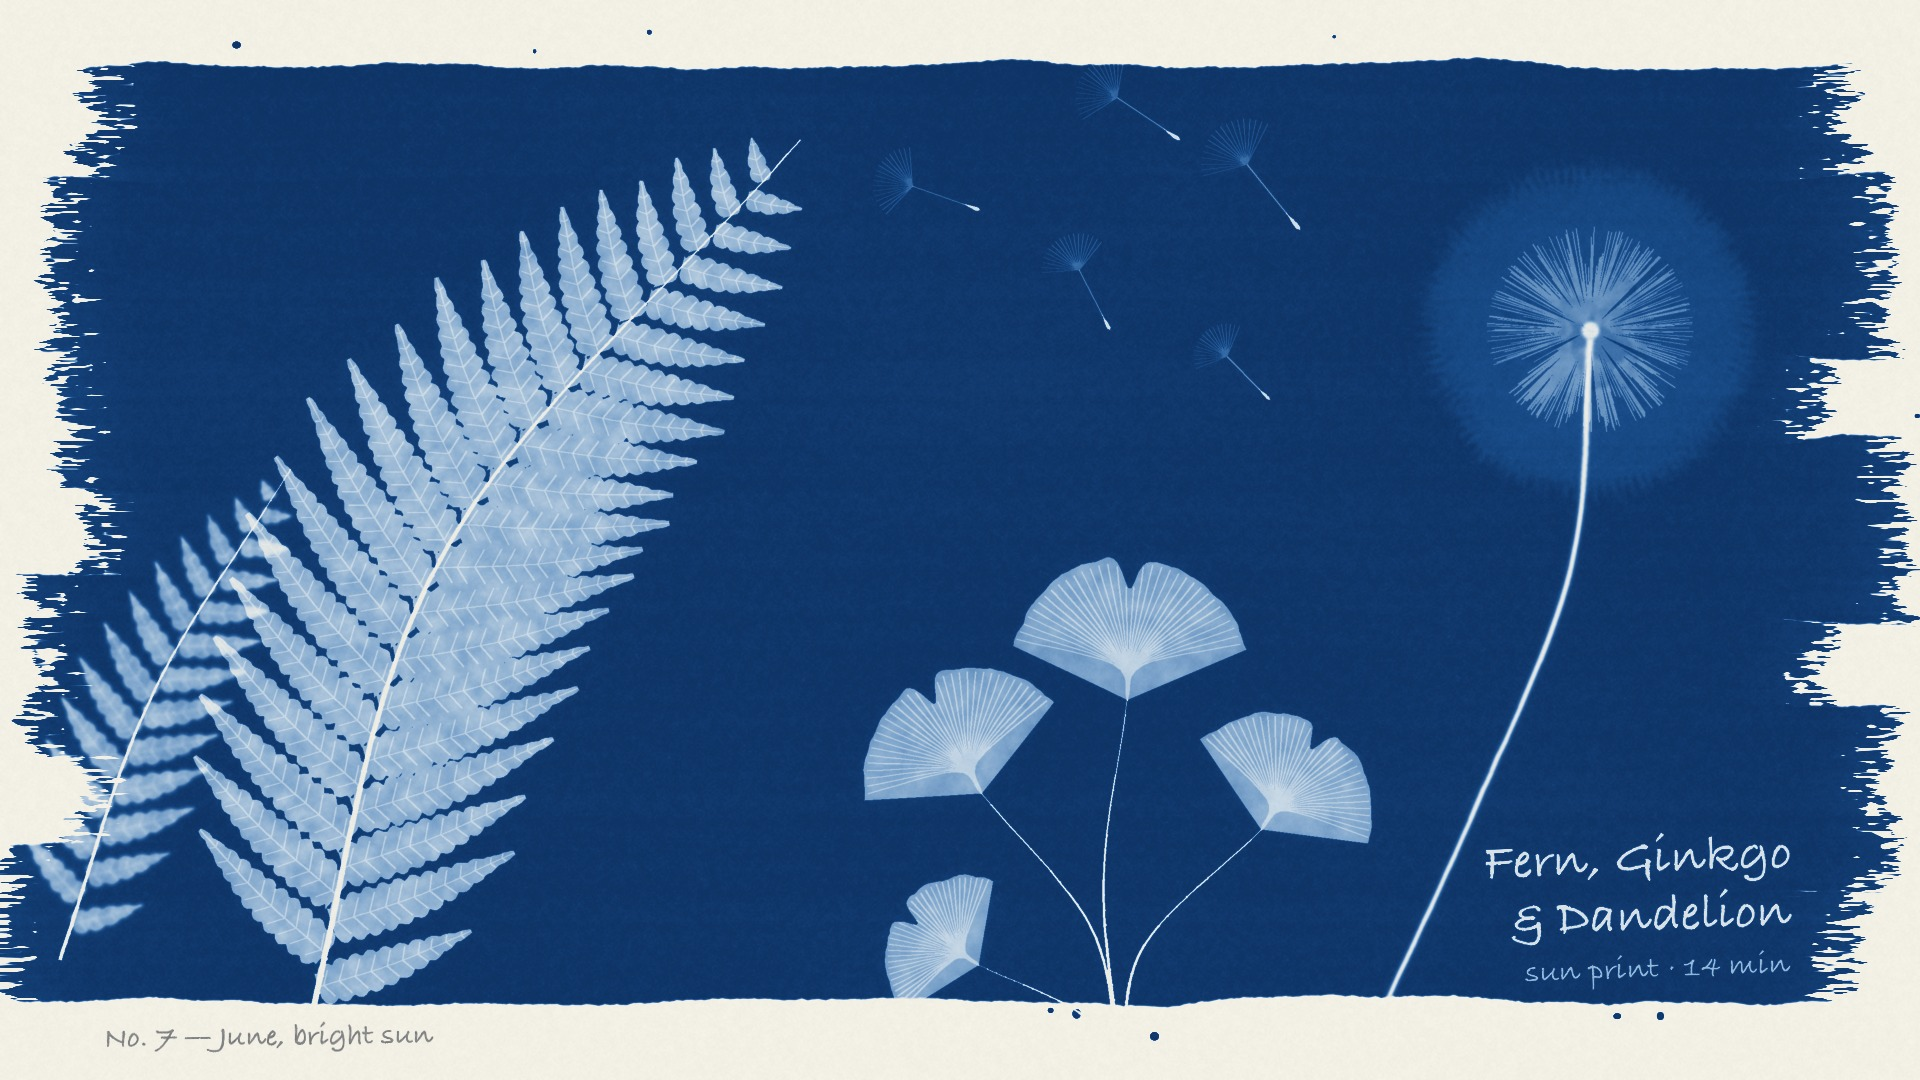

The Python source for this figure:
"""Example (cyanotype): Sun Print Botanicals / 蓝晒植物 — a photogram in the spirit of Anna Atkins:
a fern frond, a sprig of ginkgo leaves and a dandelion clock laid on brushed Prussian-blue emulsion.
Thin leaves let a little light through (pale body, whiter veins), dandelion fluff stands off the paper
(soft penumbra), white handwriting printed in, a pencil note on the margin. No image model.
python3 cyanotype_botanicals.py [out.png] [--stages DIR]
"""
import os, sys
sys.path.insert(0, os.path.join(os.path.dirname(os.path.abspath(__file__)), '..', 'lib'))
import numpy as np
from cyanotype import Cyanotype
from core import spline, fbm1d

out = sys.argv[1] if len(sys.argv) > 1 and not sys.argv[1].startswith('--') else 'cyanotype_botanicals.png'
stages = sys.argv[sys.argv.index('--stages') + 1] if '--stages' in sys.argv else None

cy = Cyanotype(1920, 1080, seed=1842)
rng = cy.rng
W, H = cy.W, cy.H
cy.coat(96, 64, 1826, 1000)
cy.stage('coated')


def along(P, s):
    """point and unit tangent at arc-length fraction s of polyline P"""
    seg = np.linalg.norm(np.diff(P, axis=0), axis=1); cum = np.concatenate([[0], np.cumsum(seg)])
    d = s * cum[-1]; i = min(len(seg) - 1, int(np.searchsorted(cum, d) - 1)); i = max(i, 0)
    t = (d - cum[i]) / (seg[i] + 1e-6)
    p = P[i] + (P[i + 1] - P[i]) * t
    u = (P[i + 1] - P[i]) / (seg[i] + 1e-6)
    return p, u


# ---- fern frond: rachis, alternating pinnae, each pinna a midrib with blunt pinnules
def fern(base, ctrl, tip, lmax, n_pairs, seed):
    """a pinnate frond: alternating pinnae, each one continuous blade with a scalloped (lobed) margin"""
    r = np.random.default_rng(seed)
    rachis = spline([base, ctrl, tip], 30)
    blades, ribs = [], []
    for k in range(n_pairs * 2):
        s = 0.07 + 0.9 * (k / (n_pairs * 2)) ** 0.92
        side = 1 if k % 2 == 0 else -1
        p, u = along(rachis, s)
        nrm = np.array([-u[1], u[0]]) * side
        L = lmax * np.sin(np.pi * (0.14 + 0.86 * s)) ** 0.7 * (1.1 - s * 0.35) * r.uniform(0.94, 1.04)
        out_dir = nrm * 0.9 + u * 0.42; out_dir /= np.linalg.norm(out_dir)
        bend = u * L * 0.16
        rib = spline([p, p + out_dir * L * 0.5 + bend * 0.3, p + out_dir * L + bend], 12)
        n = 60
        t = np.linspace(0, 1, n)
        seg = np.linalg.norm(np.diff(rib, axis=0), axis=1); cum = np.concatenate([[0], np.cumsum(seg)])
        pts = np.stack([np.interp(t * cum[-1], cum, rib[:, 0]), np.interp(t * cum[-1], cum, rib[:, 1])], 1)
        tg = np.gradient(pts, axis=0); tg /= np.linalg.norm(tg, axis=1, keepdims=True) + 1e-6
        nm = np.stack([-tg[:, 1], tg[:, 0]], 1)
        lobes = max(3, L / 15)
        wmax = min(30, 7 + L * 0.13)
        half = wmax * (0.62 + 0.38 * np.sin(np.pi * np.clip(t * 1.15, 0, 1)) ** 0.5) * np.sqrt(np.clip(1 - t, 0, 1) + 0.02)
        scallop = 0.7 + 0.3 * np.abs(np.sin(np.pi * lobes * t)) ** 0.6
        left = pts + nm * (half * scallop)[:, None]
        right = pts - nm * (half * np.roll(scallop, 1))[:, None]
        blades.append(np.vstack([left, right[::-1]]))
        ribs.append(rib)
        for j in range(int(lobes)):                             # a faint vein into every lobe
            tj = (j + 0.5) / lobes
            i = min(n - 1, int(tj * (n - 1)))
            for sd in (1, -1):
                ribs.append([tuple(pts[i]), tuple(pts[i] + (nm[i] * sd * 0.85 + tg[i] * 0.5) * half[i] * 0.8)])
    return rachis, blades, ribs


rachis, leaflets, ribs = fern((300, 1060), (440, 560), (800, 140), 215, 19, 3)
cy.place(cy.shapes(leaflets), opacity=0.88, texture=0.16)
cy.place(cy.lines(ribs, 1.6), opacity=0.5)
cy.line(rachis, 6.5, opacity=1.0, taper=True)
r2, l2, rb2 = fern((60, 960), (150, 700), (290, 470), 95, 12, 8)                     # a young frond behind it
cy.place(cy.shapes(l2), opacity=0.86, texture=0.18, lift=1.0)
cy.place(cy.lines(rb2, 1.3), opacity=0.45, lift=1.0)
cy.line(r2, 4, opacity=1.0, taper=True)
cy.stage('fern')


# ---- ginkgo sprig: fan-shaped bilobed leaves with fine radiating veins on long petioles
def ginkgo(px, py, ang, R, span=2.3, notch=0.22, seed=0):
    r = np.random.default_rng(seed)
    th = np.linspace(-span / 2, span / 2, 90)
    wav = 1 + 0.035 * fbm1d(90, 8, 3, seed)
    rad = R * (1 - notch * np.exp(-(th / 0.07) ** 2)) * (0.9 + 0.1 * np.cos(th * 1.3)) * wav
    edge = [(px + np.cos(ang + t) * rr, py + np.sin(ang + t) * rr) for t, rr in zip(th, rad)]
    blade = [(px, py)] + [(px + np.cos(ang + th[0]) * R * 0.25, py + np.sin(ang + th[0]) * R * 0.25)] + edge + \
            [(px + np.cos(ang + th[-1]) * R * 0.25, py + np.sin(ang + th[-1]) * R * 0.25)]
    veins = []
    for t in np.linspace(-span / 2 + 0.06, span / 2 - 0.06, 34):
        rr = R * (1 - notch * np.exp(-(t / 0.07) ** 2)) * (0.9 + 0.1 * np.cos(t * 1.3)) * 0.97
        mid = 0.35 * t
        veins.append(spline([(px, py), (px + np.cos(ang + mid) * rr * 0.3, py + np.sin(ang + mid) * rr * 0.3), (px + np.cos(ang + t) * rr, py + np.sin(ang + t) * rr)], 6))
    return blade, veins


GX, GY = 1120, 1060
blades, veins, stems = [], [], []
for (ang, plen, R, bend) in [(-2.05, 300, 128, 40), (-1.55, 360, 142, -20), (-1.02, 270, 120, -46), (-2.55, 170, 96, 30)]:
    tipx, tipy = GX + np.cos(ang) * plen, GY + np.sin(ang) * plen
    mid = ((GX + tipx) / 2 + bend, (GY + tipy) / 2)
    stems.append(spline([(GX, GY), mid, (tipx, tipy)], 12))
    b, v = ginkgo(tipx, tipy, ang, R, seed=int(R))
    blades.append(b); veins += v
cy.place(cy.shapes(blades), opacity=0.82, texture=0.12)
cy.place(cy.lines(veins, 1.3), opacity=0.55)
cy.place(cy.lines(stems, 4.2, taper=True), opacity=1.0)
cy.stage('ginkgo')

# ---- dandelion clock: seeds on a sphere, each a beak with an umbrella of filaments; fluff is lifted -> soft
DX, DY, DR = 1590, 330, 172
beaks, fluff = [], []
for i in range(340):
    v = rng.normal(size=3); v /= np.linalg.norm(v)
    proj = np.array([v[0], v[1]]); pl = np.linalg.norm(proj) + 1e-6
    u = proj / pl
    b0 = np.array([DX, DY]) + u * 10 * pl
    b1 = np.array([DX, DY]) + u * DR * 0.6 * pl
    beaks.append([tuple(b0), tuple(b1)])
    for f in range(14):
        a = np.arctan2(u[1], u[0]) + (f / 13 - 0.5) * 2.0
        L = DR * 0.42 * rng.uniform(0.8, 1.05) * (0.55 + 0.45 * pl)
        fluff.append([tuple(b1), tuple(b1 + np.array([np.cos(a), np.sin(a)]) * L)])
cy.place(cy.lines(fluff, 1.2), opacity=0.3, lift=1.1)
cy.place(cy.lines(beaks, 1.3), opacity=0.6, lift=0.8)
cy.place(cy.circle(DX, DY, 9), opacity=0.95, lift=1.0)
stem = spline([(DX, DY + 8), (DX - 20, DY + 240), (DX - 120, DY + 490), (DX - 250, H + 20)], 16)
cy.line(stem, 7, opacity=1.0, lift=1.0)


def seed(x, y, ang, s=1.0):
    """one loose seed drifting away: achene, long beak, pappus umbrella"""
    u = np.array([np.cos(ang), np.sin(ang)])
    a0 = np.array([x, y]); a1 = a0 + u * 20 * s; b1 = a1 + u * 64 * s
    cy.place(cy.shapes([Cyanotype.leaf_pts(a0[0], a0[1], ang, 22 * s, 5 * s, tip=0.5, n=10)]), opacity=0.95)
    cy.line([tuple(a1), tuple(b1)], 1.4, opacity=0.75, lift=0.5)
    fl = []
    for f in range(18):
        a = ang + (f / 17 - 0.5) * 2.3
        fl.append([tuple(b1), tuple(b1 + np.array([np.cos(a), np.sin(a)]) * 46 * s)])
    cy.place(cy.lines(fl, 1.2), opacity=0.6, lift=0.8)


for (x, y, a, s) in [(1300, 230, -2.25, 1.0), (1180, 140, -2.55, 0.9), (1110, 330, -2.05, 0.8), (980, 210, -2.8, 0.85), (1270, 400, -2.35, 0.72)]:
    seed(x, y, a, s)
cy.stage('dandelion')

# ---- white handwriting printed in, and a pencil note on the margin
cy.label('Fern, Ginkgo', 1792, 866, 52, anchor='rs', rot=2)
cy.label('& Dandelion', 1792, 924, 52, anchor='rs', rot=2)
cy.label('sun print · 14 min', 1790, 972, 32, anchor='rs', rot=2, opacity=0.85)
cy.pencil('No. 7 — June, bright sun', 104, 1046, 30, anchor='ls', rot=0.6)

cy.save(out, stages_dir=stages)
print('saved', out)
